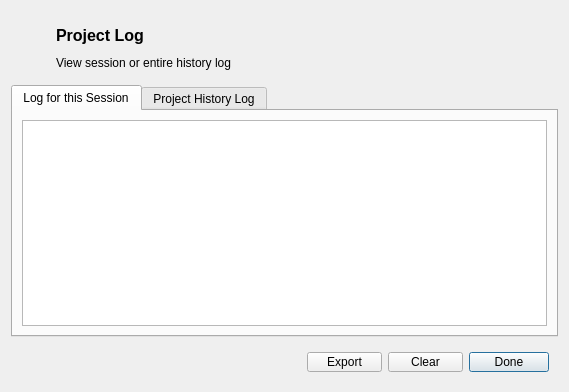
<?xml version="1.0" encoding="UTF-8"?>
<ui version="4.0">
 <class>LogDialog</class>
 <widget class="QDialog" name="LogDialog">
  <property name="geometry">
   <rect>
    <x>0</x>
    <y>0</y>
    <width>569</width>
    <height>392</height>
   </rect>
  </property>
  <property name="windowTitle">
   <string>Project Log</string>
  </property>
  <property name="windowIcon">
   <iconset>
    <normaloff>../../../../../ubeatsicon.ico</normaloff>../../../../../ubeatsicon.ico</iconset>
  </property>
  <layout class="QVBoxLayout" name="verticalLayout">
   <item>
    <widget class="QWidget" name="header" native="true">
     <layout class="QGridLayout" name="gridLayout_2">
      <item row="0" column="0">
       <widget class="QLabel" name="title_logo">
        <property name="minimumSize">
         <size>
          <width>30</width>
          <height>30</height>
         </size>
        </property>
        <property name="maximumSize">
         <size>
          <width>30</width>
          <height>30</height>
         </size>
        </property>
        <property name="text">
         <string/>
        </property>
        <property name="pixmap">
         <pixmap resource="graphics/ubeats.qrc">:/icons/Clipboard-icon.png</pixmap>
        </property>
        <property name="scaledContents">
         <bool>true</bool>
        </property>
       </widget>
      </item>
      <item row="0" column="1">
       <widget class="QLabel" name="title">
        <property name="minimumSize">
         <size>
          <width>0</width>
          <height>30</height>
         </size>
        </property>
        <property name="font">
         <font>
          <pointsize>12</pointsize>
          <weight>75</weight>
          <bold>true</bold>
         </font>
        </property>
        <property name="text">
         <string>Project Log</string>
        </property>
       </widget>
      </item>
      <item row="1" column="1">
       <widget class="QLabel" name="subtitle">
        <property name="text">
         <string>View session or entire history log</string>
        </property>
       </widget>
      </item>
     </layout>
    </widget>
   </item>
   <item>
    <widget class="QTabWidget" name="log_widget">
     <property name="currentIndex">
      <number>0</number>
     </property>
     <widget class="QWidget" name="session_tab">
      <attribute name="title">
       <string>Log for this Session</string>
      </attribute>
      <layout class="QVBoxLayout" name="verticalLayout_2">
       <item>
        <widget class="QPlainTextEdit" name="session_box">
         <property name="minimumSize">
          <size>
           <width>0</width>
           <height>100</height>
          </size>
         </property>
         <property name="documentTitle">
          <string/>
         </property>
         <property name="plainText">
          <string>&lt;none&gt;</string>
         </property>
        </widget>
       </item>
      </layout>
     </widget>
     <widget class="QWidget" name="history_tab">
      <attribute name="title">
       <string>Project History Log</string>
      </attribute>
      <layout class="QVBoxLayout" name="verticalLayout_3">
       <item>
        <widget class="QPlainTextEdit" name="history_box">
         <property name="minimumSize">
          <size>
           <width>0</width>
           <height>100</height>
          </size>
         </property>
         <property name="documentTitle">
          <string/>
         </property>
         <property name="plainText">
          <string>&lt;none&gt;</string>
         </property>
        </widget>
       </item>
      </layout>
     </widget>
    </widget>
   </item>
   <item>
    <widget class="QWidget" name="footer" native="true">
     <property name="minimumSize">
      <size>
       <width>0</width>
       <height>38</height>
      </size>
     </property>
     <property name="maximumSize">
      <size>
       <width>16777215</width>
       <height>38</height>
      </size>
     </property>
     <layout class="QHBoxLayout" name="horizontalLayout_2">
      <item>
       <spacer name="horizontalSpacer">
        <property name="orientation">
         <enum>Qt::Horizontal</enum>
        </property>
        <property name="sizeHint" stdset="0">
         <size>
          <width>40</width>
          <height>20</height>
         </size>
        </property>
       </spacer>
      </item>
      <item>
       <widget class="QToolButton" name="export_log">
        <property name="minimumSize">
         <size>
          <width>75</width>
          <height>20</height>
         </size>
        </property>
        <property name="text">
         <string>Export</string>
        </property>
       </widget>
      </item>
      <item>
       <widget class="QToolButton" name="clear_log">
        <property name="minimumSize">
         <size>
          <width>75</width>
          <height>0</height>
         </size>
        </property>
        <property name="text">
         <string>Clear</string>
        </property>
       </widget>
      </item>
      <item>
       <widget class="QPushButton" name="done_button">
        <property name="text">
         <string>Done</string>
        </property>
       </widget>
      </item>
     </layout>
    </widget>
   </item>
  </layout>
 </widget>
 <tabstops>
  <tabstop>log_widget</tabstop>
  <tabstop>session_box</tabstop>
  <tabstop>history_box</tabstop>
  <tabstop>export_log</tabstop>
  <tabstop>clear_log</tabstop>
  <tabstop>done_button</tabstop>
 </tabstops>
 <resources>
  <include location="graphics/ubeats.qrc"/>
 </resources>
 <connections/>
</ui>
